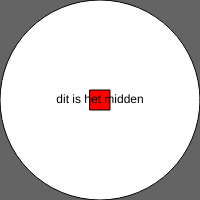
Frame 1 (no input)
Frame 60 (no input): identical to frame 1, image omitted
Frame 120 (the mouse pressed at the canvas centre since frame 60): identical to frame 1, image omitted

The p5.js sketch that drew this single still picture (run headless with seeded random() and noise() and a simulated clock; from frame 60 on, the mouse is pressed at the canvas centre):

// p5.js sketch
// ── sketch.js
function setup() {
  // put setup code here
  
  createCanvas(200,200);
  background(100);
  print("dit is een set-up");
  rectMode(CENTER); 
  ellipse(100,100,200,200);
  fill(255,0,0);
  rect(100,100,20,20);

  fill(0);
  textAlign(CENTER, CENTER);
  text("dit is het midden",100,100);

}

function draw() {
  // put drawing code here
}
